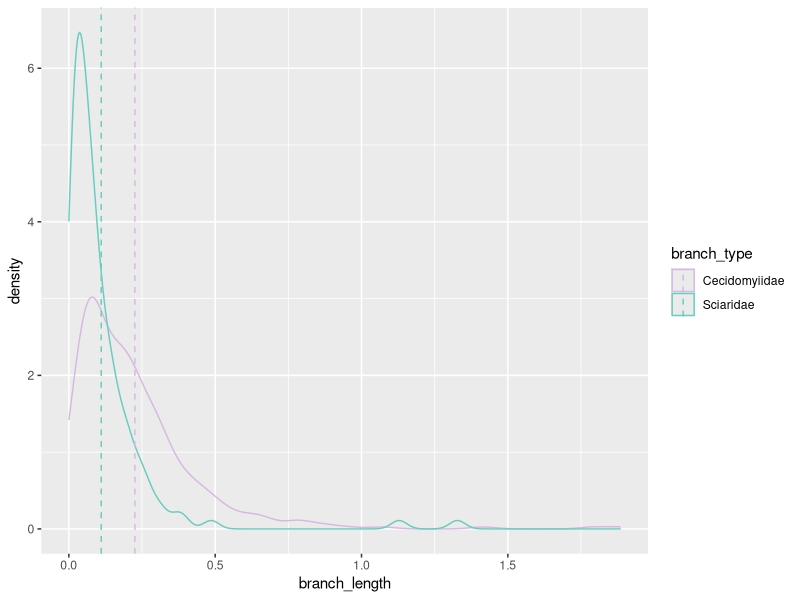

Write R code to recreate this figure.
library('ggplot2')

nwk <- read.table('tables/L-busco-phylogenies-summary.tsv', header = T)

nwk[,2][is.na(nwk[,2])] <- "unknown"
nwk[,3][is.na(nwk[,3])] <- "unknown"

head(nwk)

L_cecidomyiidae_branch_lengths <- c(nwk[nwk$GRC_1 == "cecidomyiidae", "GRC_1_len"], nwk[nwk$GRC_2 == "cecidomyiidae", "GRC_2_len"])
L_sciaridae_branch_lengths <- c(nwk[nwk$GRC_1 == "sciaridae", "GRC_1_len"], nwk[nwk$GRC_2 == "sciaridae", "GRC_2_len"])

teal <- rgb(0.4098039, 0.8019608, 0.7431373)
magenta <- rgb(0.8411765, 0.7235294, 0.8803922)

# hist(L_sciaridae_branch_lengths, breaks = 30, col = teal, probability = T, xlim = c(0,2))
# hist(L_cecidomyiidae_branch_lengths, breaks = 60, col = magenta, probability = T, add = T)

df <- data.frame(branch_length = c(L_sciaridae_branch_lengths, L_cecidomyiidae_branch_lengths),
 branch_type = c(rep('Sciaridae', length(L_sciaridae_branch_lengths)), rep('Cecidomyiidae', length(L_cecidomyiidae_branch_lengths))))

mu <- data.frame(branch_type = c('Sciaridae', 'Cecidomyiidae'), grp.mean = c(mean(L_sciaridae_branch_lengths), mean(L_cecidomyiidae_branch_lengths)))

p <- ggplot(df, aes(x=branch_length, color=branch_type)) +
  geom_density() +
  geom_vline(data=mu, aes(xintercept=grp.mean, color=branch_type),
             linetype="dashed")

p + scale_color_manual(values=c(magenta, teal))